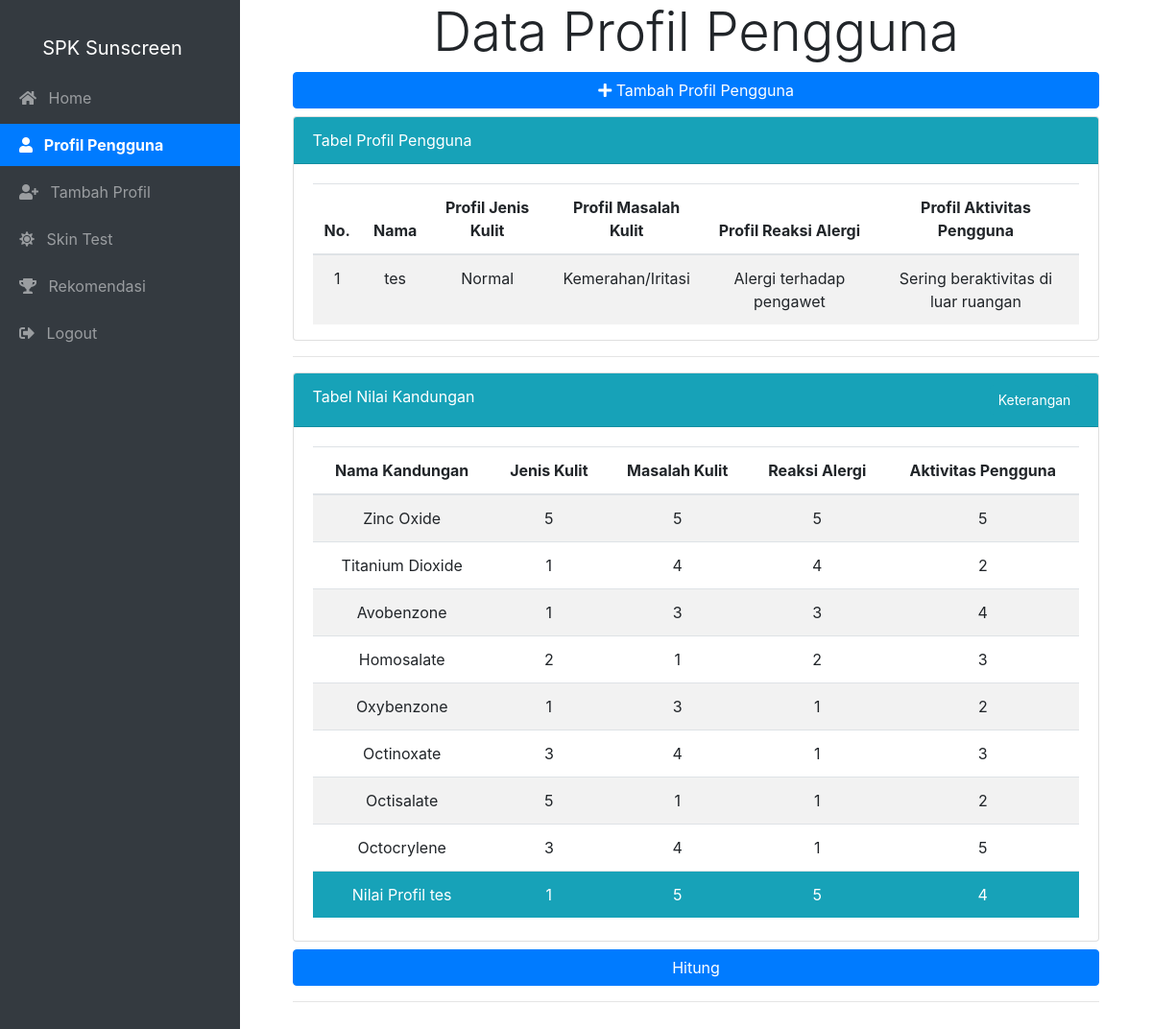
Before: /pengguna.php (signed in) with the older database file.
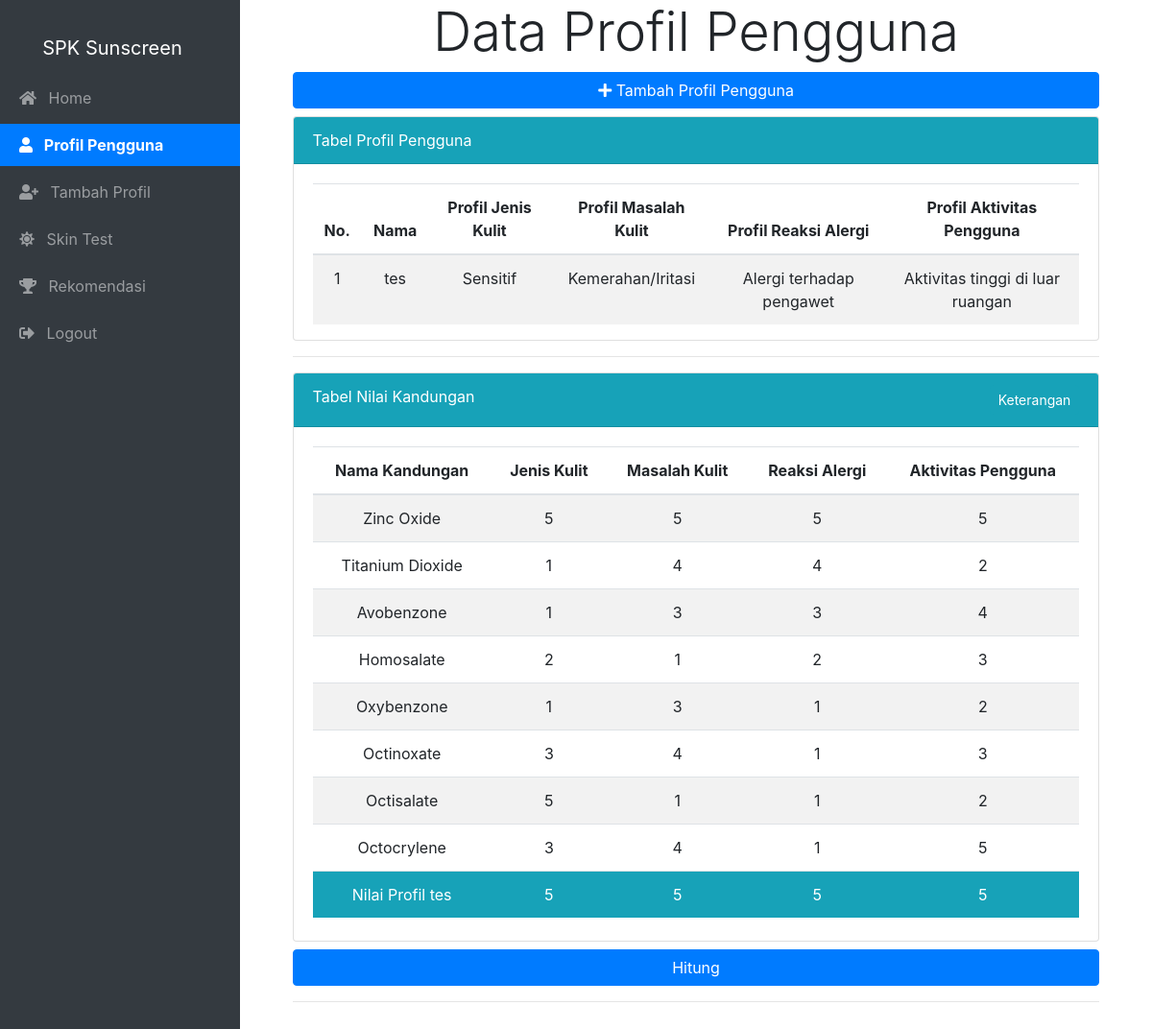
After: the same page with the newer database file.
### tables this page shows
CREATE TABLE `preferensi_pengguna` (
  `id_preferensi` int(11) NOT NULL,
  `id_pengguna` int(11) NOT NULL,
  `profil_jenis_kulit` int(11) NOT NULL,
  `profil_masalah_kulit` int(11) NOT NULL,
  `profil_reaksi_alergi` int(11) NOT NULL,
  `profil_aktivitas_pengguna` int(11) NOT NULL
);

CREATE TABLE `pengguna` (
  `id_pengguna` int(11) NOT NULL,
  `nama` varchar(255) NOT NULL,
  `email` varchar(255) NOT NULL,
  `password` varchar(255) NOT NULL
);

CREATE TABLE `sub_kriteria` (
  `id_sub_kriteria` int(11) NOT NULL,
  `nama` varchar(255) NOT NULL,
  `nilai` int(11) NOT NULL,
  `kriteria_id` int(11) NOT NULL
);

CREATE TABLE `kandungan_sunscreen` (
  `id_kandungan` int(11) NOT NULL,
  `nama` varchar(128) NOT NULL,
  `kriteria_jenis_kulit` int(11) NOT NULL,
  `kriteria_masalah_kulit` int(11) NOT NULL,
  `kriteria_reaksi_alergi` int(11) NOT NULL,
  `kriteria_aktivitas_pengguna` int(11) NOT NULL
);

### functions.php (called while the page is built, shortened)
<?php
$conn = mysqli_connect('localhost', 'root', '', 'spk_ss');
function query($query)
{
    global $conn;
    $res = mysqli_query($conn, $query);
    $rows = [];
    while ($row = mysqli_fetch_assoc($res)) {
        $rows[] = $row;
    }
    return $rows;
}

### pengguna.php (the view, shortened to what this page needs)
<?php
require_once('functions.php');
$kandungan = query("SELECT
    ks.id_kandungan ,
    ks.nama AS nama,
    jk.nilai AS nilai_jk,
    mk.nilai AS nilai_mk,
    al.nilai AS nilai_al,
    ak.nilai AS nilai_ak
FROM
    kandungan_sunscreen ks
INNER JOIN
    sub_kriteria jk ON ks.kriteria_jenis_kulit = jk.id_sub_kriteria
INNER JOIN
    sub_kriteria mk ON ks.kriteria_masalah_kulit = mk.id_sub_kriteria
INNER JOIN
    sub_kriteria al ON ks.kriteria_reaksi_alergi = al.id_sub_kriteria
INNER JOIN
    sub_kriteria ak ON ks.kriteria_aktivitas_pengguna = ak.id_sub_kriteria");
$pengguna_id = $_SESSION['pengguna_id'];
$pengguna = query("SELECT
        p.id_preferensi,
        u.nama,
        jk.nama AS nama_jk,
        mk.nama AS nama_mk,
        al.nama AS nama_al,
        ak.nama AS nama_ak,
        jk.nilai AS nilai_jk,
        mk.nilai AS nilai_mk,
        al.nilai AS nilai_al,
        ak.nilai AS nilai_ak
    FROM
        preferensi_pengguna p
    INNER JOIN
        sub_kriteria jk ON p.profil_jenis_kulit = jk.id_sub_kriteria
    INNER JOIN
        sub_kriteria mk ON p.profil_masalah_kulit = mk.id_sub_kriteria
    INNER JOIN
        sub_kriteria al ON p.profil_reaksi_alergi = al.id_sub_kriteria
    INNER JOIN
        sub_kriteria ak ON p.profil_aktivitas_pengguna = ak.id_sub_kriteria
    INNER JOIN
        pengguna u ON p.id_pengguna = u.id_pengguna
    WHERE
        p.id_pengguna = $pengguna_id");
?>
<!DOCTYPE html>
<html lang="en">
<head>
    <link rel="stylesheet" href="https://cdn.jsdelivr.net/npm/bootstrap@4.5.3/dist/css/bootstrap.min.css">
    <link rel="stylesheet" href="https://cdnjs.cloudflare.com/ajax/libs/font-awesome/5.11.0/css/all.min.css">
    <link rel="stylesheet" href="assets/css/style.css">
</head>
<body>
    <?php
    include_once('template.php');
    ?>
    <div class="container">
        <div class="display-4 text-center mb-2">
            Data Profil Pengguna
        </div>
        <div class="row mt-2 mb-5">
            <div class="col-md-11 mx-auto">
                <a href="pengguna_tambah.php" class="btn btn-primary btn-block mb-2">
                    <i class="fa fa-plus"></i> Tambah Profil Pengguna
                </a>
                <div class="card">
                    <div class="card-header badge-info">
                        <div class="display-6">Tabel Profil Pengguna</div>
                    </div>
                    <div class="card-body pb-0 mb-0">
                        <?php if (!empty($pengguna)) : ?>
                            <table class="table table-hover table-striped text-center">
                                <thead>
                                    <tr>
                                        <th>No.</th>
                                        <th>Nama</th>
                                        <th>Profil Jenis Kulit</th>
                                        <th>Profil Masalah Kulit</th>
                                        <th>Profil Reaksi Alergi</th>
                                        <th>Profil Aktivitas Pengguna</th>
                                    </tr>
                                </thead>
                                <tbody>
                                    <?php $i = 1; ?>
                                    <?php foreach ($pengguna as $p) : ?>
                                        <tr>
                                            <td><?= $i; ?></td>
                                            <td><?= $p['nama']; ?></td>
                                            <td><?= $p['nama_jk']; ?></td>
                                            <td><?= $p['nama_mk']; ?></td>
                                            <td><?= $p['nama_al']; ?></td>
                                            <td><?= $p['nama_ak']; ?></td>
                                        </tr>
                                        <?php $i++; ?>
                                    <?php endforeach; ?>
                                </tbody>
                            </table>
                        <?php else : ?>
                            <p class="text-center">Data profil pengguna belum tersedia. Silahkan tambah profil anda.</p>
                        <?php endif; ?>
                    </div>
                </div>
                <hr>
            </div>
            <div class="col-md-11 mx-auto">
                <div class="card">
                    <div class="card-header badge-info">
                        <div class="row">
                            <div class="col-md-6">
                                <div class="display-6">Tabel Nilai Kandungan</div>
                            </div>
                            <div class="col-md-6 ">
                                <button type="button" data-toggle="modal" data-target="#modalKet" class="btn btn-sm btn-info float-right">Keterangan</button>
                            </div>
                        </div>
                    </div>
                    <div class="card-body pb-2 mb-0">
                        <form action="" method="post">
                            <table class="table table-hover table-striped text-center">
                                <thead>
                                    <tr>
                                        <th>Nama Kandungan</th>
                                        <th>Jenis Kulit</th>
                                        <th>Masalah Kulit</th>
                                        <th>Reaksi Alergi</th>
                                        <th>Aktivitas Pengguna</th>
                                    </tr>
                                </thead>
                                <tbody>
                                    <?php foreach ($kandungan as $data) : ?>
                                        <tr>
                                            <td><?= $data['nama']; ?></td>
                                            <td><?= $data['nilai_jk']; ?></td>
                                            <td><?= $data['nilai_mk']; ?></td>
                                            <td><?= $data['nilai_al']; ?></td>
                                            <td><?= $data['nilai_ak']; ?></td>
                                        </tr>
                                    <?php endforeach; ?>
                                </tbody>
                                <tfoot>
                                    <tr class="badge-info">
                                        <?php if (!empty($pengguna)) : ?>
                                            <?php foreach ($pengguna as $p) : ?>
                                                <td>Nilai Profil <?= $p['nama']; ?></td>
                                                <td><?= $p['nilai_jk']; ?></td>
                                                <td><?= $p['nilai_mk']; ?></td>
                                                <td><?= $p['nilai_al']; ?></td>
                                                <td><?= $p['nilai_ak']; ?></td>
                                            <?php endforeach; ?>
                                        <?php else : ?>
                                            <td colspan="5">Data profil pengguna belum tersedia. Silahkan tambah profil anda.</td>
                                        <?php endif; ?>
                                    </tr>
                                </tfoot>
                            </table>
                    </div>
                </div>
            </div>
            <div class="col-md-11 mx-auto">
                <button type="submit" name="hasil" class="btn btn-primary btn-block mt-2">Hitung</button>
                <hr>
            </div>
        </div>
    </div>
</body>
</html>

### template.php (shortened to what this page needs)
<!DOCTYPE html>
<html lang="en">
<head>
    <link rel="stylesheet" href="https://cdn.jsdelivr.net/npm/bootstrap@4.5.3/dist/css/bootstrap.min.css">
</head>
<body>
    <?php
    $current_page = basename($_SERVER['PHP_SELF']);
    ?>
    <nav class="sidebar navbar-dark">
        <a class="navbar-brand" href="index.php">SPK Sunscreen</a>
        <ul class="navbar-nav">
            <li class="nav-item">
                <a class="nav-link <?php if ($current_page == 'index.php') echo 'active'; ?>" href="index.php"><i class="fa fa-home mr-2"></i> Home </a>
            </li>
            <li class="nav-item">
                <a class="nav-link <?php if ($current_page == 'pengguna.php') echo 'active'; ?>" href="pengguna.php"><i class="fa fa-user mr-2"></i> Profil Pengguna </a>
            </li>
            <li class="nav-item">
                <a class="nav-link <?php if ($current_page == 'pengguna_tambah.php') echo 'active'; ?>" href="pengguna_tambah.php"><i class="fa fa-user-plus mr-2"></i> Tambah Profil </a>
            </li>
            <li class="nav-item">
                <a class="nav-link <?php if ($current_page == 'skin_test.php') echo 'active'; ?>" href="skin_test.php"><i class="fa fa-sun mr-2"></i> Skin Test </a>
            </li>
            <li class="nav-item">
                <a class="nav-link <?php if ($current_page == 'peringkat.php') echo 'active'; ?>" href="peringkat.php"><i class="fa fa-trophy mr-2"></i> Rekomendasi </a>
            </li>
            <li class="nav-item mt-auto">
                <a class="nav-link" href="auth_process.php?logout"><i class="fa fa-sign-out-alt mr-2"></i> Logout</a>
            </li>
        </ul>
    </nav>
</body>
</html>

### template.php (style rules this page uses)
body { display: flex; min-height: 100vh; margin: 0; padding: 0; }
.sidebar { background-color: #343a40; color: white; width: 250px; flex-shrink: 0; padding-top: 20px; }
.sidebar .navbar-brand { padding: 15px; text-align: center; display: block; }
.sidebar .navbar-nav { flex-direction: column; }
.sidebar .nav-item { margin-bottom: 5px; }
.sidebar .nav-link { padding: 10px 20px; color: white; display: block; }
.sidebar .nav-link.active { background-color: #007bff; color: white !important; font-weight: bold; }

Changed rows visible on the page:
changed preferensi_pengguna "tes": profil_jenis_kulit.nama "Normal" → "Sensitif"; profil_aktivitas_pengguna.nama "Sering beraktivitas di luar ruangan" → "Aktivitas tinggi di luar ruangan"; profil_jenis_kulit.nilai "1" → "5"; profil_aktivitas_pengguna.nilai "4" → "5"
